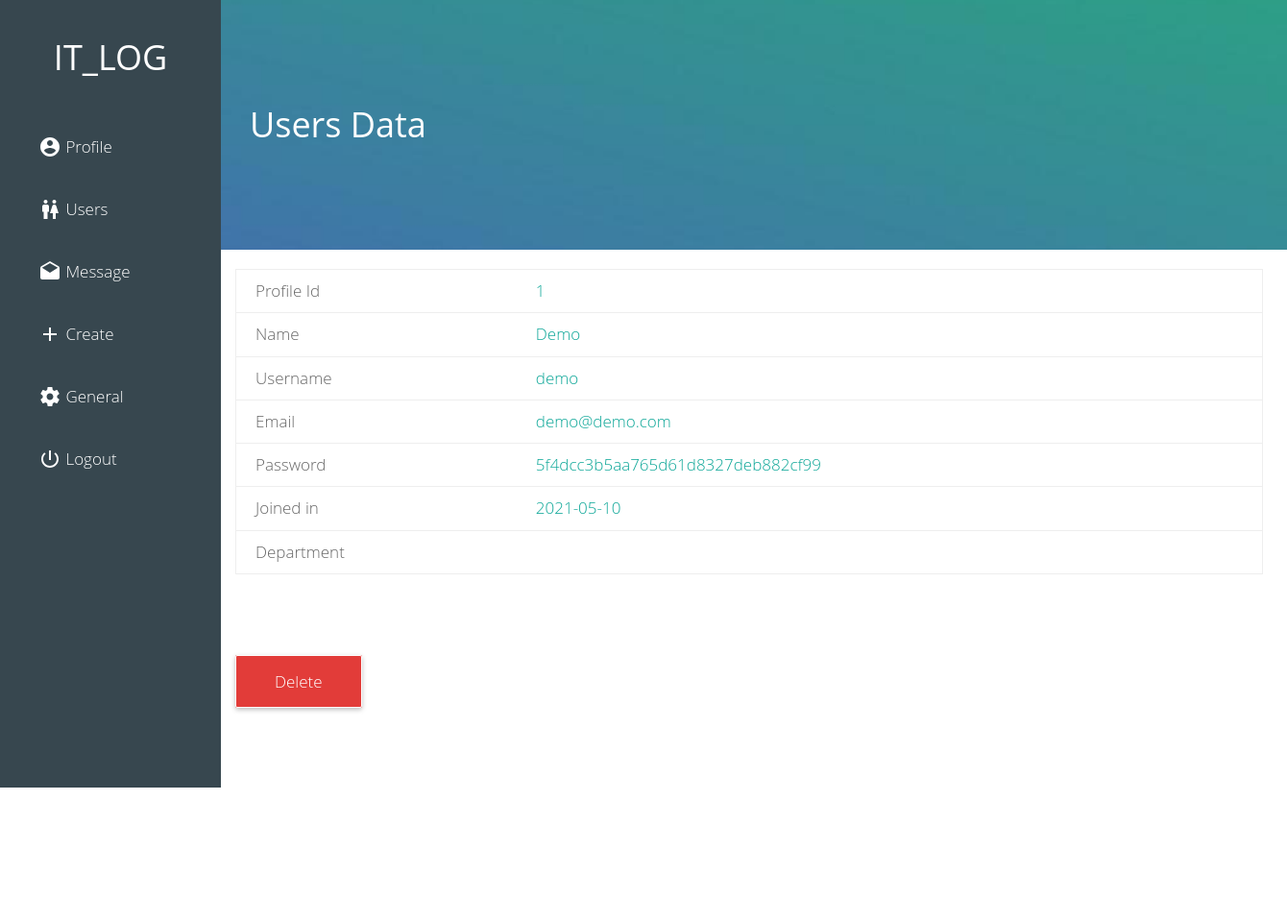
/admin/user_data.php?id=1 (signed in), run on the app's committed database.
### tables this page shows
CREATE TABLE `circle` (
  `id` int(11) NOT NULL,
  `name` varchar(20) NOT NULL,
  `username` varchar(20) NOT NULL,
  `email` varchar(30) NOT NULL,
  `password` varchar(20) NOT NULL,
  `date` date NOT NULL
);

### admin/user_data.php (the view, shortened to what this page needs)
<?php
  $id = $_GET['id'];
 ?>
<!DOCTYPE html>
<html>
  <head>
    <link rel="stylesheet" href="../files/css/bootstrap.css">
    <link rel="stylesheet" href="../files/css/custom.css">
  </head>
  <body>
  <?php require 'nav.php';?>
  <div class="animated fadeIn">
  <div class="cover main">
    <h1>Users Data</h1>
  </div>
    <div class="div">
        <div class="col-lg-12 ">
          <table>
          <?php
            $query1=mysql_query("SELECT * FROM `circle` WHERE id='$id'");
            while( $arry=mysql_fetch_array($query1) ) {
               echo "<tr> <td> <b> Profile Id </b> </td>";
               echo "     <td> ".$arry['id']."</td> </tr>";
               echo "<tr> <td> <b> Name </b> </td>";
               echo "     <td> ".$arry['name']."</td> </tr>";
               echo "<tr> <td> <b> Username </b> </td>";
               echo "     <td> ".$arry['username']."</td> </tr>";
               echo "<tr> <td> <b> Email </b> </td>";
               echo "     <td> ".$arry['email']."</td> </tr>";
               echo "<tr> <td> <b> Password </b> </td>";
               echo "     <td> ".md5($arry['password'])."</td> </tr>";
               echo "<tr> <td> <b> Joined in </b> </td>";
               echo "     <td> ".$arry['date']."</td></tr>";
               echo "<tr> <td> <b> Department </b> </td>";
               echo "     <td> ".$arry['Department']."</td></tr>";
             }
          ?>
          </table>
          <br><br><br><br>
          <?php
          echo "<a class='button logout' href ='delete.php?id=$id' onClick=\"javascript:return confirm ('Do you really want to delete?');\">Delete</a>";
           ?>
        </div>
      </div>
  </div>
  </body>
</html>

### files/css/custom.css (style rules this page uses)
body { font-family:"Gotham A", Gotham, "Gotham SSm A", "Gotham SSm B", "Gotham SSm", "Proxima Nova", "Open Sans", "Helvetica Neue", Helvetica, Arial, sans-serif; font-weight: lighter; }
a,a:hover,a:focus,a:visited { color:#4db6ac; text-decoration: none!important; outline: 0px!important; }
a:-webkit-any-link { text-decoration: none; }
.cover { width:100%; height: 260px; background: #4db6ac url('../img/admin.jpg'); background-position: center center; background-size: cover; position: relative; float: left; z-index: 999; color: #fff; }
.main { padding-top: 90px; padding-left: 260px; padding-right: 30px; color:#fff; }
.div { width:1100px; min-height: 700px;; padding-top: 20px; background: #fff; position: relative; float: left; left: 230px; }
.button { position: relative; top: 20px; padding: 15px 40px; color: #fff!important; border-radius: 2px; box-shadow: 0 2px 5px rgba(0,0,0,.26); font-size: 17px; }
.logout { border: 1px solid #fff!important; background:#e23c39; }
table { width:100%; border-left: 1px solid #eee; border-right: 1px solid #eee; font-size: 17px; }
td { padding:10px; border-top: 1px solid #eee; border-bottom: 1px solid #eee; padding-left: 20px; color:#0ea798; }
table b { font-weight: lighter!important; color: #666; }
.animated { animation-duration: 1s; animation-fill-mode: both; }
.fadeIn { animation-name: fadeIn; }

### data on the page
circle: id "1", name "Demo", username "demo", email "demo@demo.com", password "5f4dcc3b5aa765d61d8327deb882cf99", date "2021-05-10"
